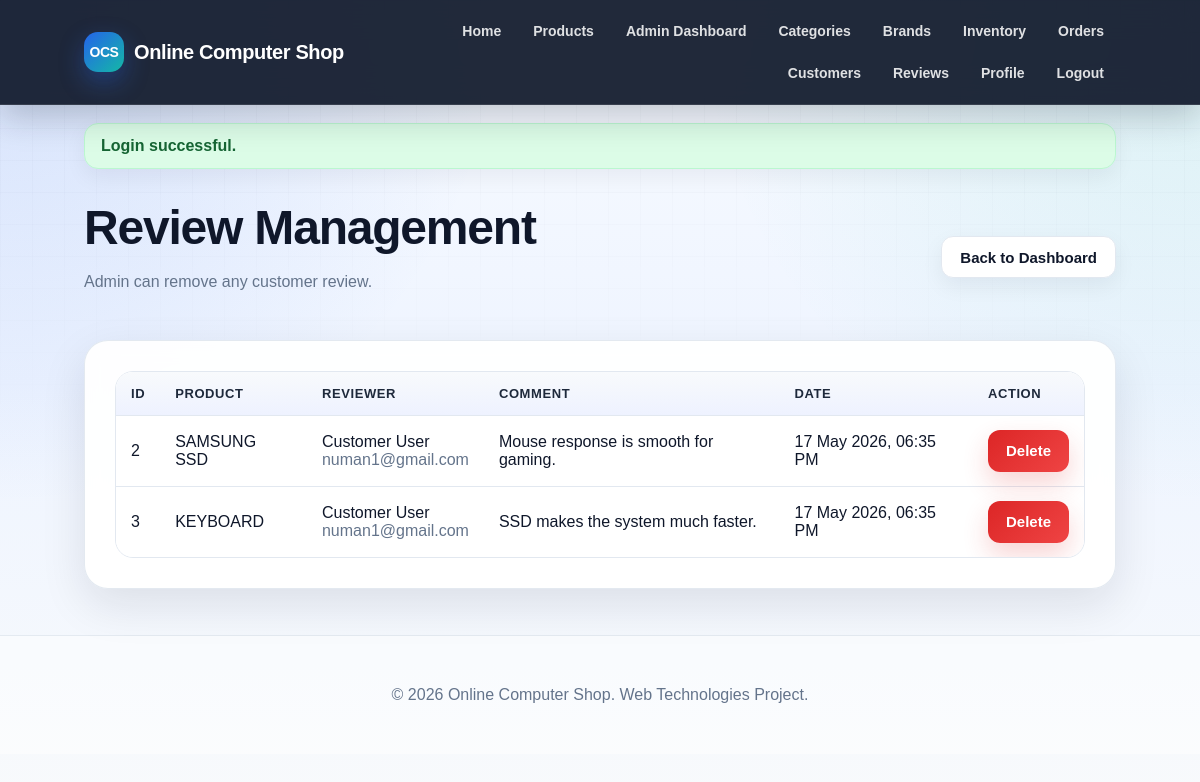
The page /index.php?page=admin-reviews (signed in) on the database its author committed.
### tables this page shows
CREATE TABLE `reviews` (
  `id` int(11) NOT NULL,
  `product_id` int(11) DEFAULT NULL,
  `user_id` int(11) DEFAULT NULL,
  `reviewer_name` varchar(100) DEFAULT NULL,
  `comment` text DEFAULT NULL,
  `created_at` timestamp NOT NULL DEFAULT current_timestamp()
);

CREATE TABLE `products` (
  `id` int(11) NOT NULL,
  `name` varchar(100) DEFAULT NULL,
  `description` text DEFAULT NULL,
  `manufacturer_review` text DEFAULT NULL,
  `price` decimal(10,2) DEFAULT NULL,
  `category_id` int(11) DEFAULT NULL,
  `brand_id` int(11) DEFAULT NULL,
  `image_path` varchar(255) DEFAULT NULL,
  `stock` int(11) DEFAULT NULL,
  `created_at` timestamp NOT NULL DEFAULT current_timestamp()
);

CREATE TABLE `users` (
  `id` int(11) NOT NULL,
  `name` varchar(100) DEFAULT NULL,
  `email` varchar(100) DEFAULT NULL,
  `password_hash` varchar(255) DEFAULT NULL,
  `role` enum('admin','customer') DEFAULT NULL,
  `profile_picture` varchar(255) DEFAULT NULL,
  `created_at` timestamp NOT NULL DEFAULT current_timestamp(),
  `password` varchar(255) DEFAULT NULL,
  `profile_pic` varchar(255) DEFAULT NULL,
  `remember_token` text DEFAULT NULL
);

### controllers/AdminController.php (called while the page is built, shortened)
<?php
require_once __DIR__ . '/../models/ReviewModel.php';
function show_admin_reviews_page($conn) {
    $reviews = get_all_reviews_admin($conn);
    require __DIR__ . '/../views/admin/reviews.php';
}

### models/ReviewModel.php (called while the page is built, shortened)
<?php
function get_all_reviews_admin($conn) {
    $sql = "SELECT r.id, r.product_id, r.user_id, r.reviewer_name, r.comment, r.created_at,
                   p.name AS product_name, u.email AS user_email
            FROM reviews r
            INNER JOIN products p ON r.product_id = p.id
            INNER JOIN users u ON r.user_id = u.id
            ORDER BY r.created_at DESC";
    $result = $conn->query($sql);
    $reviews = [];
    while ($row = $result->fetch_assoc()) {
        $reviews[] = $row;
    }
    return $reviews;
}

### config/session.php (called while the page is built, shortened)
<?php
function e($value) {
    return htmlspecialchars((string)($value ?? ''), ENT_QUOTES, 'UTF-8');
}

### views/admin/reviews.php (the view, shortened to what this page needs)
<?php require __DIR__ . '/../layouts/header.php'; ?>
<?php require __DIR__ . '/../layouts/navbar.php'; ?>
<main class="container">
<section class="page-head">
    <div>
        <h1>Review Management</h1>
        <p class="muted">Admin can remove any customer review.</p>
    </div>
    <a class="button-secondary" href="index.php?page=admin-dashboard">Back to Dashboard</a>
</section>
<section class="section">
    <?php if (empty($reviews)): ?>
        <div class="empty-state">No review found.</div>
    <?php else: ?>
        <div class="table-wrap">
            <table id="adminReviewTable">
                <thead>
                    <tr>
                        <th>ID</th>
                        <th>Product</th>
                        <th>Reviewer</th>
                        <th>Comment</th>
                        <th>Date</th>
                        <th>Action</th>
                    </tr>
                </thead>
                <tbody>
                    <?php foreach ($reviews as $review): ?>
                        <tr id="admin-review-row-<?= e($review['id']) ?>">
                            <td><?= e($review['id']) ?></td>
                            <td><?= e($review['product_name']) ?></td>
                            <td><?= e($review['reviewer_name']) ?><br><span class="meta"><?= e($review['user_email']) ?></span></td>
                            <td><?= nl2br(e($review['comment'])) ?></td>
                            <td><?= e(date('d M Y, h:i A', strtotime($review['created_at']))) ?></td>
                            <td>
                                <button type="button" class="danger-btn admin-delete-review-btn" data-review-id="<?= e($review['id']) ?>">Delete</button>
                            </td>
                        </tr>
                    <?php endforeach; ?>
                </tbody>
            </table>
        </div>
    <?php endif; ?>
</section>
</main>
<?php require __DIR__ . '/../layouts/footer.php'; ?>

### public/css/base.css (style rules this page uses)
:root { --primary: #2563eb; --primary-dark: #1d4ed8; --primary-soft: #dbeafe; --secondary: #14b8a6; --accent: #f97316; --danger: #dc2626; --danger-dark: #991b1b; --success: #16a34a; --success-dark: #166534; --warning: #f59e0b; --text: #0f172a; --text-soft: #475569; --muted: #64748b; --line: #e2e8f0; --surface: #ffffff; --surface-soft: #f8fafc; --surface-tint: #eff6ff; --shadow-sm: 0 8px 22px rgba(15, 23, 42, 0.06); --shadow-md: 0 16px 45px rgba(15, 23, 42, 0.10); --shadow-lg: 0 24px 70px rgba(15, 23, 42, 0.16); --radius-sm: 10px; --radius-md: 16px; --radius-lg: 24px; --max-width: 1180px; }
* { box-sizing: border-box; }
html { scroll-behavior: smooth; }
body { margin: 0; min-height: 100vh; font-family: Arial, Helvetica, sans-serif; color: var(--text); background: radial-gradient(circle at top left, rgba(37, 99, 235, 0.16), transparent 35%), radial-gradient(circle at top right, rgba(20, 184, 166, 0.12), transparent 35%), linear-gradient(180deg, #f8fbff 0%, #eef4ff 48%, #f8fafc 100%); }
body::before { content: ""; position: fixed; inset: 0; pointer-events: none; background-image: linear-gradient(rgba(15, 23, 42, 0.035) 1px, transparent 1px), linear-gradient(90deg, rgba(15, 23, 42, 0.035) 1px, transparent 1px); background-size: 32px 32px; mask-image: linear-gradient(to bottom, rgba(0, 0, 0, 0.7), transparent 55%); z-index: -1; }
a { color: var(--primary); text-decoration: none; transition: color 0.2s ease, transform 0.2s ease, background 0.2s ease, box-shadow 0.2s ease; }
h1, h2, h3 { color: var(--text); letter-spacing: -0.025em; }
h1 { font-size: clamp(2rem, 4vw, 3.6rem); line-height: 1.05; margin: 0 0 12px; }
p { line-height: 1.65; }

### public/css/layout.css (style rules this page uses)
.container { width: 86%; max-width: var(--max-width); margin: 34px auto; }
.hero-card, .section, .filter-card, .cart-card, .detail-layout, .form-card { border: 1px solid rgba(226, 232, 240, 0.95); background: rgba(255, 255, 255, 0.94); box-shadow: var(--shadow-md); backdrop-filter: blur(10px); }
.section { margin-top: 28px; border-radius: var(--radius-lg); padding: clamp(20px, 3vw, 30px); }

### public/css/components.css (style rules this page uses)
button, .button-link, .primary-btn, .button-secondary, .mini-btn, .danger-btn { display: inline-flex; align-items: center; justify-content: center; gap: 8px; min-height: 42px; border: 0; border-radius: 12px; padding: 11px 18px; font-size: 15px; font-weight: 800; line-height: 1; cursor: pointer; transition: transform 0.18s ease, box-shadow 0.18s ease, background 0.18s ease, color 0.18s ease, border-color 0.18s ease; }
button, .button-link, .primary-btn { color: #ffffff; background: linear-gradient(135deg, var(--primary), var(--secondary)); box-shadow: 0 12px 26px rgba(37, 99, 235, 0.23); }
.button-secondary, .mini-btn { color: var(--text); background: #ffffff; border: 1px solid var(--line); box-shadow: var(--shadow-sm); }
.danger-btn { color: #ffffff; background: linear-gradient(135deg, var(--danger), #ef4444); box-shadow: 0 12px 26px rgba(220, 38, 38, 0.20); }
.muted, .help, .meta, .small-note { color: var(--muted); }
.table-wrap { width: 100%; overflow-x: auto; border-radius: 18px; border: 1px solid var(--line); background: #ffffff; }
table { width: 100%; border-collapse: collapse; background: #ffffff; }
th, td { padding: 14px 15px; border-bottom: 1px solid var(--line); text-align: left; vertical-align: middle; }
th { color: #1e293b; background: linear-gradient(180deg, #f8fafc, #eef2ff); font-size: 13px; text-transform: uppercase; letter-spacing: 0.045em; }
tr:last-child td { border-bottom: 0; }

### public/css/pages.css (style rules this page uses)
.page-head { display: flex; justify-content: space-between; align-items: center; gap: 18px; margin-bottom: 24px; }

### rows shown on the page
reviews: id "2", product.name "SAMSUNG SSD", reviewer_name "Customer User", user.email "numan1@gmail.com", comment "Mouse response is smooth for gaming.", created_at "17 May 2026, 06:35 PM"
reviews: id "3", product.name "KEYBOARD", reviewer_name "Customer User", user.email "numan1@gmail.com", comment "SSD makes the system much faster.", created_at "17 May 2026, 06:35 PM"

### other values the page prints
$flash['message'] "Login successful."
